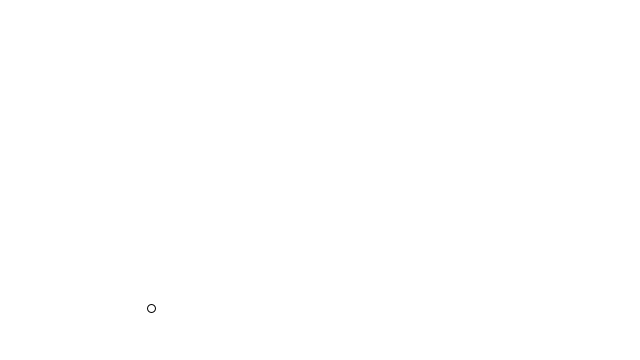
Frame 1 (no input)
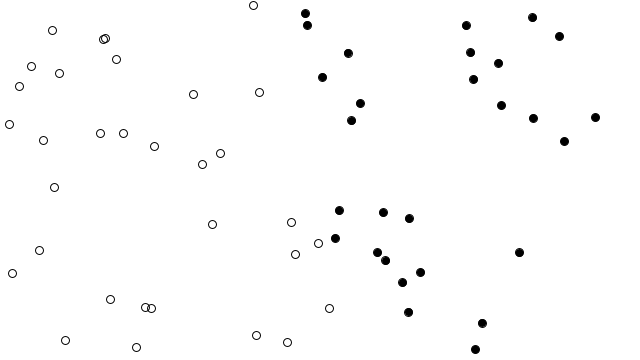
Frame 60 (the mouse pressed at the canvas centre just before this capture)
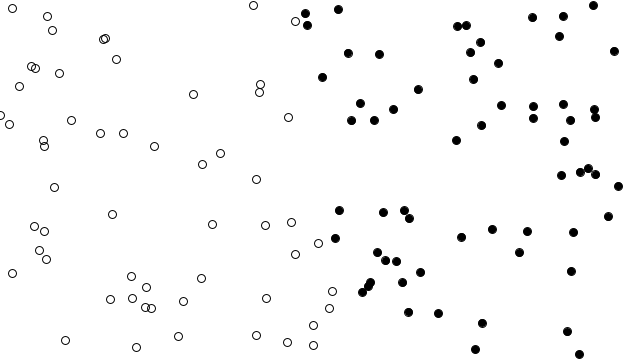
Frame 120 (the mouse held since frame 60 and released just before this capture)

The Processing sketch that drew these frames (run headless with seeded random() and noise(); from frame 60 on, the mouse is pressed at the canvas centre):

// Processing sketch: NueralNetworks_Perceptron
// ── NueralNetworks_Perceptron.pde
Perpeptron ptron;
Trainer[] training = new Trainer[2000];
int count = 0;

//Function that we want to visualize
float f(float x){
  return (4)*x+1; 
 }

void setup(){
 size(640,360);
 ptron = new Perpeptron(3);
 for(int i =0; i<training.length; i++){
   float x = random(-width/2,width/2);
   float y = random(-height/2,height/2);
   int answer = 1;
   if(y< f(x)){
    answer = -1; 
   }
   training[i] = new Trainer(x,y,answer);
 }
}

void draw(){
 background(255);
 translate(width/2,height/2);
 ptron.train(training[count].inputs,training[count].answer);
 count = (count +1) % training.length ;
 
 for(int i=0; i<count; i++){
  stroke(0);
  int guess = ptron.feedForward(training[i].inputs);
  if(guess > 0){
   noFill(); 
  }
  else{
   fill(0); 
  }
  ellipse(training[i].inputs[0],training[i].inputs[1],8,8);
 }
 
}

class Perpeptron{
  float[] weights;
  float c = 0.01;
  
  Perpeptron(int n){
    weights = new float[n];
    for(int i=0; i< weights.length; i++){
      weights[i] = random(-1,1);
    }
  }
  
  void train(float[] inputs, int desired){
    int guess = feedForward(inputs); //Guess according to the inputs
    float error = desired - guess;
    for(int i = 0; i< weights.length; i++){ //Adjust weights according to the error
      weights[i] += c*error*inputs[i];
    }
  }
  
  int feedForward(float[] inputs) {
   float sum = 0;
   for(int i = 0; i<weights.length; i++){
    sum += inputs[i]*weights[i]; 
   }
   return activate(sum);
  }
  
  int activate(float sum){
   if(sum > 0){
    return 1;
   }
   else{
    return 0; 
   }
  }
}

class Trainer {
 float[] inputs;
 int answer;
 
 Trainer(float x, float y, int a){
   inputs = new float[3];
   inputs[0] = x;
   inputs[1] = y;
   inputs[2] = 1; //Bias input
   
   answer = a;
 }
 
 
 
 int getAnswer(float x, float y){
  float yline = f(x);
  if(y< yline){
   answer = -1; 
  }
  else{
   answer = 1; 
  }
  return answer;
 }
 
}
